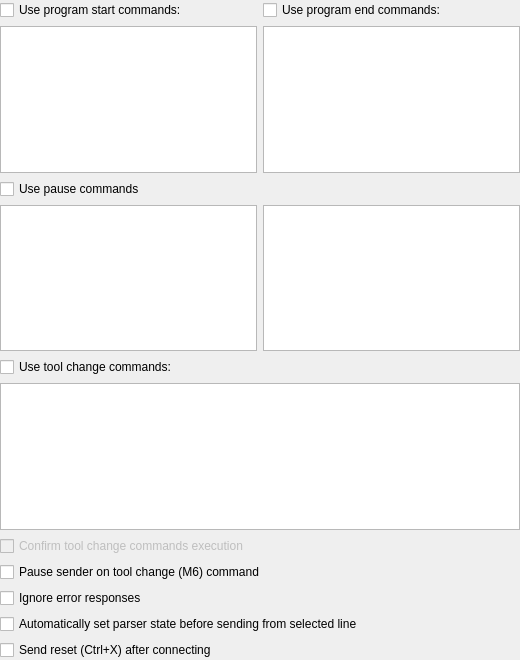
<?xml version="1.0" encoding="UTF-8"?>
<ui version="4.0">
 <class>partSettingsSender</class>
 <widget class="QWidget" name="partSettingsSender">
  <property name="geometry">
   <rect>
    <x>0</x>
    <y>0</y>
    <width>520</width>
    <height>660</height>
   </rect>
  </property>
  <property name="windowTitle">
   <string>Form</string>
  </property>
  <layout class="QVBoxLayout" name="verticalLayout">
   <property name="leftMargin">
    <number>0</number>
   </property>
   <property name="topMargin">
    <number>0</number>
   </property>
   <property name="rightMargin">
    <number>0</number>
   </property>
   <property name="bottomMargin">
    <number>0</number>
   </property>
   <item>
    <layout class="QGridLayout" name="gridLayout">
     <item row="0" column="1">
      <widget class="QCheckBox" name="chkUseEndCommands">
       <property name="text">
        <string>Use program end commands:</string>
       </property>
      </widget>
     </item>
     <item row="0" column="0">
      <widget class="QCheckBox" name="chkUseStartCommands">
       <property name="text">
        <string>Use program start commands:</string>
       </property>
      </widget>
     </item>
     <item row="3" column="1">
      <widget class="QPlainTextEdit" name="txtAfterPauseCommands">
       <property name="maximumSize">
        <size>
         <width>16777215</width>
         <height>150</height>
        </size>
       </property>
      </widget>
     </item>
     <item row="6" column="0">
      <widget class="QCheckBox" name="chkUseToolChangeCommands">
       <property name="text">
        <string>Use tool change commands:</string>
       </property>
      </widget>
     </item>
     <item row="7" column="0" colspan="2">
      <widget class="QPlainTextEdit" name="txtToolChangeCommands">
       <property name="maximumSize">
        <size>
         <width>16777215</width>
         <height>150</height>
        </size>
       </property>
      </widget>
     </item>
     <item row="3" column="0">
      <widget class="QPlainTextEdit" name="txtBeforePauseCommands">
       <property name="maximumSize">
        <size>
         <width>16777215</width>
         <height>150</height>
        </size>
       </property>
      </widget>
     </item>
     <item row="2" column="0">
      <widget class="QCheckBox" name="chkUsePauseCommands">
       <property name="text">
        <string>Use pause commands</string>
       </property>
      </widget>
     </item>
     <item row="1" column="0">
      <widget class="QPlainTextEdit" name="txtStartCommands">
       <property name="maximumSize">
        <size>
         <width>16777215</width>
         <height>150</height>
        </size>
       </property>
      </widget>
     </item>
     <item row="1" column="1">
      <widget class="QPlainTextEdit" name="txtEndCommands">
       <property name="maximumSize">
        <size>
         <width>16777215</width>
         <height>150</height>
        </size>
       </property>
      </widget>
     </item>
    </layout>
   </item>
   <item>
    <widget class="QCheckBox" name="chkConfirmToolChangeCommandsExecution">
     <property name="enabled">
      <bool>false</bool>
     </property>
     <property name="text">
      <string>Confirm tool change commands execution</string>
     </property>
    </widget>
   </item>
   <item>
    <widget class="QCheckBox" name="chkPauseOnToolChange">
     <property name="text">
      <string>Pause sender on tool change (M6) command</string>
     </property>
    </widget>
   </item>
   <item>
    <widget class="QCheckBox" name="chkIgnoreResponseErrors">
     <property name="text">
      <string>Ignore error responses</string>
     </property>
    </widget>
   </item>
   <item>
    <widget class="QCheckBox" name="chkSetParseStateBeforeSendFromLine">
     <property name="text">
      <string>Automatically set parser state before sending from selected line</string>
     </property>
    </widget>
   </item>
   <item>
    <widget class="QCheckBox" name="chkResetAfterConnecting">
     <property name="text">
      <string>Send reset (Ctrl+X) after connecting</string>
     </property>
    </widget>
   </item>
  </layout>
 </widget>
 <resources/>
 <connections/>
</ui>
